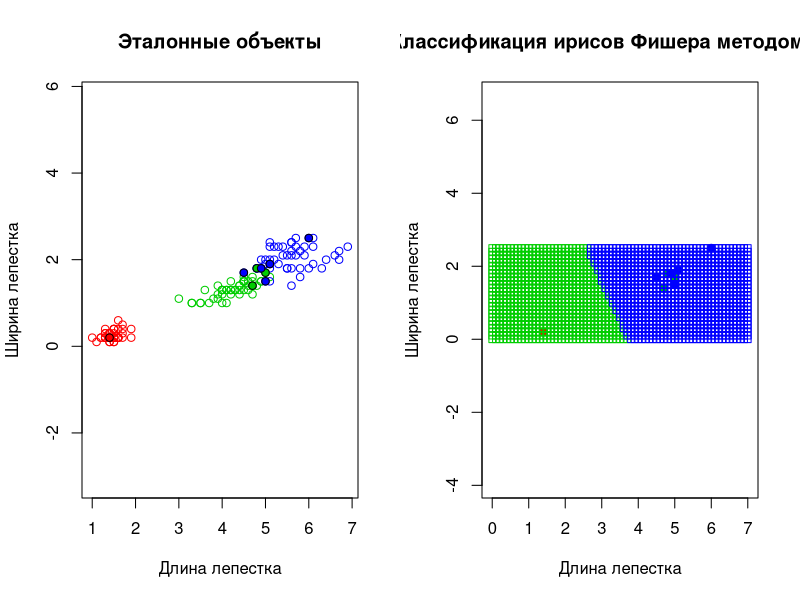

Write R code to recreate this figure.
dist <- function(u, v) sqrt(sum((u-v)^2))

get_distances <- function(xl, z, metric_function = dist) apply(xl[,1:(ncol(xl)-1)], 1, metric_function, z)

sort_obj <- function(xl, z, metric_function = dist) {
  distances <- get_distances(xl, z)
  return (xl[order(distances),])
}

kNN <- function(orderedXl, k) {
  n <- ncol(orderedXl)
  classes <- orderedXl[1:k, n] 
  counts <- table(classes) # Таблица встречаемости каждого класса среди k ближайших соседей объекта
  class <- names(which.max(counts)) # Наиболее часто встречаемый класс
  return (class)
}

get_margin <- function(xl, z, k, target_class) {
  # Получить отступ объекта z для класса target_class
  orderedXl <- sort_obj(xl, z)
  n <- ncol(orderedXl)
  classes <- orderedXl[1:k, n]
  weights <- table(classes)
  margin <- weights[target_class] - sum(weights[which(names(weights) != target_class)])
  return (margin)
}

get_margin_for_all <- function(xl, k) {
  l <- nrow(xl)
  n <- ncol(xl)
  margins <- rep(0, l)
  for (i in 1:l) {
    xi <- xl[i , 1:(n-1)]
    target_class <- xl[i, n]
    margins[i] <- get_margin(xl[-i,], xi, k, target_class)
  }
  return (margins)
}

lOO <- function(xl) { # Метод скользящего контроля для подбора оптимального k
  l <- nrow(xl)
  n <- ncol(xl)
  lOOForK <- rep.int(0, l)
  for (i in 1:l) {
    xi <- xl[i, 1:(n-1)] # i-й объект выборки
    orderedXl <- sort_obj(xl[-i, ], xi) # Выборка без i-го объекта
    for (k in 1:l) {
      class <- kNN(orderedXl, k)
      if (class != xl[i, n])
        lOOForK[k] <- lOOForK[k] + 1 / l
    }
  }
  return (lOOForK) # Вектор зависимости LOO от k
}

loo_mod <- function(xl, omega) {
  l <- nrow(xl)
  n <- ncol(xl)
  l_omega <- nrow(omega)
  loo <- rep(0, l_omega)
  for (i in 1:l) {
    xi <- xl[i, 1:(n-1)]
    ordered_omega <- sort_obj(omega, xi)
    for (k in 1:l_omega) {
      class <- kNN(ordered_omega, k)
      loo[k] <- loo[k] + (class != xl[i, n]) / l
    }
  }
  return (loo)
}

get_optimal_k <- function(loo) which.min(loo)

stolp <- function(xl, errors_lim, noises_lim) {
  l <- nrow(xl)
  n <- ncol(xl)
  k <- 6
  margins <- get_margin_for_all(xl, k)
  new_xl <- xl[which(margins > noises_lim), ]
  new_l <- nrow(new_xl)
  margins <- get_margin_for_all(new_xl, k)
  margins <- margins[as.numeric(rownames(new_xl))]
  names(margins) <- rownames(new_xl)
  omega <- data.frame()
  for (i in unique(new_xl[, n])) {
    indexes_for_class <- rownames(new_xl[which(new_xl[, n] == i),])
    etalon <- new_xl[names(which.max(margins[indexes_for_class])),]
    omega <- rbind(omega, etalon)
  }
  l_omega <- nrow(omega)
  # До сюда пока всё правильно
  while (l_omega != l) {
    margins <- rep(0, l)
    loo <- loo_mod(xl, omega)
    k <- get_optimal_k(loo) # Оптимальное k для omega
    errors <- data.frame()
    for (i in 1:l) { # Посчитать количество ошибок на выборке
      xi <- xl[i, 1:(n-1)]
      margins[i] <- get_margin(omega, xi, k, xl[i, n])
      if (margins[i] < 0) errors <- rbind(errors, xl[i,])
    }
    
    if(nrow(errors) <= errors_lim) break
    
    names(margins) <- rownames(xl)
    omega <- rbind(omega, errors[names(which.min(margins)),])
    l_omega <- nrow(omega)
    print(omega)
  }
  return (omega)
}

build_classification_map <- function(xl, k) {
  l <- nrow(xl)
  n <- ncol(xl)
  ox <- seq(0, 7, 0.1)
  oy <- seq(0, 2.5, 0.1)
  classified_objects <- matrix(NA, length(ox) * length(oy), n)
  cnt <- 1
  for (i in ox)
    for (j in oy) {
      z <- c(i, j)
      ordered_xl <- sort_obj(xl, z)
      class <- kNN(ordered_xl, k)
      classified_objects[cnt, ] <- c(z, class)
      cnt <- cnt + 1
    }
  return (classified_objects)
}

draw_plots <- function(xl, omega, classified_objects) {
  n <- ncol(xl)
  colors <- c("setosa" = "red", "versicolor" = "green3", "virginica" = "blue")
  par(mfrow=c(1,2))
  plot(xl[, 1:(n-1)], pch = 21, col = colors[xl[,n]], main = "Эталонные объекты", xlab = "Длина лепестка", ylab = "Ширина лепестка", asp = 1)
  points(omega[, 1:(n-1)], pch = 21, bg = colors[omega[,n]], col = "black")
  plot(omega[, 1:(n-1)], pch = 21, bg = colors[omega[,n]], col = colors[omega[,n]], xlim = c(0, 7), main = "Классификация ирисов Фишера методом kNN", xlab = "Длина лепестка", ylab = "Ширина лепестка", asp = 1)
  points(classified_objects[, 1:(n-1)], pch = 22, col = colors[classified_objects[,n]])
}

xl <- iris[, 3:5]
omega <- stolp(xl, 3, -2)
loo <- lOO(omega)
k <- get_optimal_k(loo)
classified_objects <- build_classification_map(omega, k)
draw_plots(xl, omega, classified_objects)